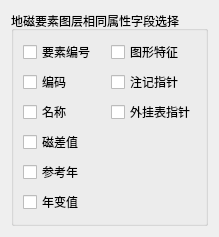
           <widget class="QWidget" name="tab_Layer_M">
            <attribute name="title">
             <string>地磁要素</string>
            </attribute>
            <layout class="QGridLayout" name="gridLayout_34">
             <item row="0" column="0">
              <widget class="QGroupBox" name="groupBox_M">
               <property name="title">
                <string>地磁要素图层相同属性字段选择</string>
               </property>
               <layout class="QGridLayout" name="gridLayout_19">
                <item row="0" column="0">
                 <widget class="QCheckBox" name="checkBox_YaoSuBianHao_M">
                  <property name="text">
                   <string>要素编号</string>
                  </property>
                 </widget>
                </item>
                <item row="0" column="1">
                 <widget class="QCheckBox" name="checkBox_TuXingTeZheng_M">
                  <property name="text">
                   <string>图形特征</string>
                  </property>
                 </widget>
                </item>
                <item row="1" column="0">
                 <widget class="QCheckBox" name="checkBox_BianMa_M">
                  <property name="text">
                   <string>编码</string>
                  </property>
                 </widget>
                </item>
                <item row="1" column="1">
                 <widget class="QCheckBox" name="checkBox_ZhuJiZhiZhen_M">
                  <property name="text">
                   <string>注记指针</string>
                  </property>
                 </widget>
                </item>
                <item row="2" column="0">
                 <widget class="QCheckBox" name="checkBox_MingCheng_M">
                  <property name="text">
                   <string>名称</string>
                  </property>
                 </widget>
                </item>
                <item row="2" column="1">
                 <widget class="QCheckBox" name="checkBox_WaiGuaBiaoZhiZhen_M">
                  <property name="text">
                   <string>外挂表指针</string>
                  </property>
                 </widget>
                </item>
                <item row="3" column="0">
                 <widget class="QCheckBox" name="checkBox_CiChaZhi_M">
                  <property name="text">
                   <string>磁差值</string>
                  </property>
                 </widget>
                </item>
                <item row="4" column="0">
                 <widget class="QCheckBox" name="checkBox_CanKaoNian_M">
                  <property name="text">
                   <string>参考年</string>
                  </property>
                 </widget>
                </item>
                <item row="5" column="0">
                 <widget class="QCheckBox" name="checkBox_NianBianZhi_M">
                  <property name="text">
                   <string>年变值</string>
                  </property>
                 </widget>
                </item>
               </layout>
              </widget>
             </item>
            </layout>
           </widget>
